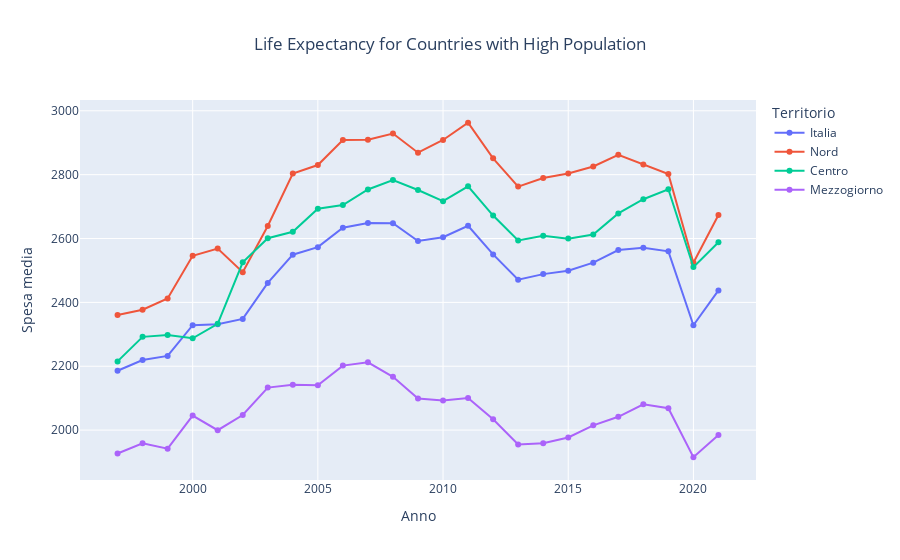

Notebook cell for this chart:
### Code cell
mask = df2[ (df2['Coicop (DESC)']=='Totale') & (df2['Tipologia famigliare']=='Totale famiglie')]

fig = px.line(
    mask,
    x="Anno",
    y="Spesa media",
    color="Territorio",
    markers=True,
    title="Life Expectancy for Countries with High Population",
)
fig.update(layout=dict(title=dict(x=0.5)))

### Figure 1 — Plotly figure (JSON) as saved in the notebook; plotly's stock layout.template omitted (floating-point values rounded to 4 significant figures)
{"data": [{"hovertemplate": "Territorio=Italia<br>Anno=%{x}<br>Spesa media=%{y}<extra></extra>", "legendgroup": "Italia", "line": {"color": "#636efa", "dash": "solid"}, "marker": {"symbol": "circle"}, "mode": "lines+markers", "name": "Italia", "orientation": "v", "showlegend": true, "type": "scatter", "x": [1997, 1998, 1999, 2000, 2001, 2002, 2003, 2004, 2005, 2006, 2007, 2008, 2009, 2010, 2011, 2012, 2013, 2014, 2015, 2016, 2017, 2018, 2019, 2020, 2021], "xaxis": "x", "y": [2186.0, 2220.0, 2232.0, 2329.0, 2332.0, 2348.0, 2461.0, 2549.0, 2573.0, 2634.0, 2649.0, 2648.0, 2592.0, 2604.0, 2640.0, 2550.0, 2471.0, 2488.0, 2499.0, 2524.0, 2564.0, 2571.0, 2560.0, 2328.0, 2437.0], "yaxis": "y"}, {"hovertemplate": "Territorio=Nord<br>Anno=%{x}<br>Spesa media=%{y}<extra></extra>", "legendgroup": "Nord", "line": {"color": "#EF553B", "dash": "solid"}, "marker": {"symbol": "circle"}, "mode": "lines+markers", "name": "Nord", "orientation": "v", "showlegend": true, "type": "scatter", "x": [1997, 1998, 1999, 2000, 2001, 2002, 2003, 2004, 2005, 2006, 2007, 2008, 2009, 2010, 2011, 2012, 2013, 2014, 2015, 2016, 2017, 2018, 2019, 2020, 2021], "xaxis": "x", "y": [2360.0, 2377.0, 2412.0, 2546.0, 2568.0, 2495.0, 2639.0, 2803.0, 2830.0, 2908.0, 2909.0, 2929.0, 2869.0, 2909.0, 2963.0, 2851.0, 2763.0, 2790.0, 2804.0, 2826.0, 2862.0, 2832.0, 2802.0, 2524.0, 2674.0], "yaxis": "y"}, {"hovertemplate": "Territorio=Centro<br>Anno=%{x}<br>Spesa media=%{y}<extra></extra>", "legendgroup": "Centro", "line": {"color": "#00cc96", "dash": "solid"}, "marker": {"symbol": "circle"}, "mode": "lines+markers", "name": "Centro", "orientation": "v", "showlegend": true, "type": "scatter", "x": [1997, 1998, 1999, 2000, 2001, 2002, 2003, 2004, 2005, 2006, 2007, 2008, 2009, 2010, 2011, 2012, 2013, 2014, 2015, 2016, 2017, 2018, 2019, 2020, 2021], "xaxis": "x", "y": [2215.0, 2292.0, 2298.0, 2288.0, 2333, 2525.0, 2601.0, 2621.0, 2693.0, 2705.0, 2754.0, 2783.0, 2752.0, 2717.0, 2763.0, 2672.0, 2594.0, 2608.0, 2600.0, 2612.0, 2679.0, 2723.0, 2754.0, 2511.0, 2588.0], "yaxis": "y"}, {"hovertemplate": "Territorio=Mezzogiorno<br>Anno=%{x}<br>Spesa media=%{y}<extra></extra>", "legendgroup": "Mezzogiorno", "line": {"color": "#ab63fa", "dash": "solid"}, "marker": {"symbol": "circle"}, "mode": "lines+markers", "name": "Mezzogiorno", "orientation": "v", "showlegend": true, "type": "scatter", "x": [1997, 1998, 1999, 2000, 2001, 2002, 2003, 2004, 2005, 2006, 2007, 2008, 2009, 2010, 2011, 2012, 2013, 2014, 2015, 2016, 2017, 2018, 2019, 2020, 2021], "xaxis": "x", "y": [1927.0, 1959.0, 1942.0, 2045.0, 2000.0, 2047.0, 2133.0, 2142.0, 2141.0, 2202, 2212.0, 2167.0, 2099.0, 2092.0, 2101.0, 2034.0, 1955.0, 1959.0, 1977.0, 2015.0, 2042.0, 2081.0, 2069.0, 1915.0, 1985.0], "yaxis": "y"}], "layout": {"legend": {"title": {"text": "Territorio"}, "tracegroupgap": 0}, "title": {"text": "Life Expectancy for Countries with High Population", "x": 0.5}, "xaxis": {"anchor": "y", "domain": [0, 1], "title": {"text": "Anno"}}, "yaxis": {"anchor": "x", "domain": [0, 1], "title": {"text": "Spesa media"}}}}
